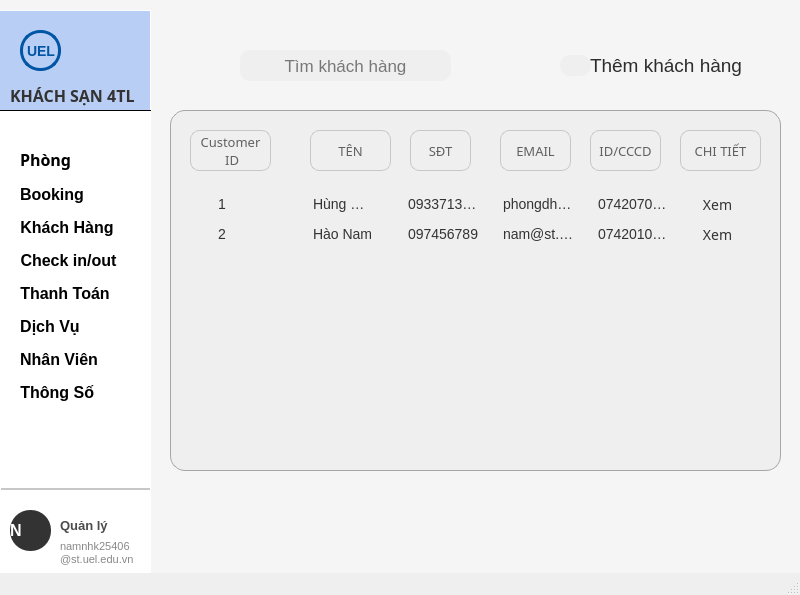
<?xml version="1.0" encoding="UTF-8"?>
<ui version="4.0">
 <class>MainWindow</class>
 <widget class="QMainWindow" name="MainWindow">
  <property name="geometry">
   <rect>
    <x>0</x>
    <y>0</y>
    <width>800</width>
    <height>595</height>
   </rect>
  </property>
  <property name="windowTitle">
   <string>MainWindow</string>
  </property>
  <widget class="QWidget" name="centralwidget">
   <property name="styleSheet">
    <string notr="true">#centralwidget {
	background-color: #F5F5F5;
}</string>
   </property>
   <widget class="QLabel" name="label">
    <property name="geometry">
     <rect>
      <x>170</x>
      <y>110</y>
      <width>611</width>
      <height>361</height>
     </rect>
    </property>
    <property name="styleSheet">
     <string notr="true">QLabel {
	background-color: #efefef;
	border-radius: 15px;
	border: 1px solid #A6A6A6;
}</string>
    </property>
    <property name="text">
     <string/>
    </property>
   </widget>
   <widget class="QTableWidget" name="tableWidget">
    <property name="geometry">
     <rect>
      <x>200</x>
      <y>190</y>
      <width>571</width>
      <height>271</height>
     </rect>
    </property>
    <property name="layoutDirection">
     <enum>Qt::LeftToRight</enum>
    </property>
    <property name="styleSheet">
     <string notr="true">QTableWidget {
    background-color: #efefef; /* Màu xám nhạt giống nền ảnh bạn gửi */
    border: none; /* Xóa viền ngoài để khít tuyệt đối */
    gridline-color: #efefef; /* Màu đường kẻ mảnh, nhẹ nhàng */
    color: #333333;
	font-family: &quot;Montserrat&quot;; /* Chọn phông chữ hiện đại */
    font-size: 14px;                 /* Kích thước chữ vừa mắt */
}

/* Chỉnh các ô nội dung */
QTableWidget::item {
    padding-left: 15px; /* Tạo khoảng trống bên trái cho chữ không bị dính viền */
    border-bottom: 1px solid #efefef; /* Đường gạch dưới mỗi hàng */
}</string>
    </property>
    <attribute name="horizontalHeaderVisible">
     <bool>false</bool>
    </attribute>
    <attribute name="horizontalHeaderDefaultSectionSize">
     <number>95</number>
    </attribute>
    <attribute name="verticalHeaderVisible">
     <bool>false</bool>
    </attribute>
    <row>
     <property name="text">
      <string>New Row</string>
     </property>
    </row>
    <row>
     <property name="text">
      <string>New Row</string>
     </property>
    </row>
    <column>
     <property name="text">
      <string>New Column</string>
     </property>
    </column>
    <column>
     <property name="text">
      <string>New Column</string>
     </property>
    </column>
    <column>
     <property name="text">
      <string>New Column</string>
     </property>
    </column>
    <column>
     <property name="text">
      <string>New Column</string>
     </property>
    </column>
    <column>
     <property name="text">
      <string>New Column</string>
     </property>
    </column>
    <column>
     <property name="text">
      <string>New Column</string>
     </property>
    </column>
    <item row="0" column="0">
     <property name="text">
      <string>1</string>
     </property>
    </item>
    <item row="0" column="1">
     <property name="text">
      <string>Hùng Phong</string>
     </property>
    </item>
    <item row="0" column="2">
     <property name="text">
      <string>0933713746</string>
     </property>
    </item>
    <item row="0" column="3">
     <property name="text">
      <string>phongdhhk25406@st.uel.edu.vn</string>
     </property>
    </item>
    <item row="0" column="4">
     <property name="text">
      <string>074207000931</string>
     </property>
    </item>
    <item row="0" column="5">
     <property name="text">
      <string/>
     </property>
    </item>
    <item row="1" column="0">
     <property name="text">
      <string>2</string>
     </property>
    </item>
    <item row="1" column="1">
     <property name="text">
      <string>Hào Nam</string>
     </property>
    </item>
    <item row="1" column="2">
     <property name="text">
      <string>097456789</string>
     </property>
    </item>
    <item row="1" column="3">
     <property name="text">
      <string>nam@st.uel.edu.vn</string>
     </property>
    </item>
    <item row="1" column="4">
     <property name="text">
      <string>074201030023</string>
     </property>
    </item>
    <item row="1" column="5">
     <property name="text">
      <string/>
     </property>
    </item>
   </widget>
   <widget class="QLabel" name="label_2">
    <property name="geometry">
     <rect>
      <x>190</x>
      <y>130</y>
      <width>81</width>
      <height>41</height>
     </rect>
    </property>
    <property name="font">
     <font>
      <family>Montserrat</family>
      <pointsize>10</pointsize>
     </font>
    </property>
    <property name="styleSheet">
     <string notr="true">QLabel {
	background-color: #efefef;
	border-radius: 9px;
	border: 1px solid #c7c7c7;
	color: #606060;
	font-family:&quot;Montserrat&quot;;
}</string>
    </property>
    <property name="text">
     <string>Customer
 ID</string>
    </property>
    <property name="alignment">
     <set>Qt::AlignCenter</set>
    </property>
   </widget>
   <widget class="QLabel" name="label_3">
    <property name="geometry">
     <rect>
      <x>410</x>
      <y>130</y>
      <width>61</width>
      <height>41</height>
     </rect>
    </property>
    <property name="font">
     <font>
      <family>Montserrat</family>
      <pointsize>10</pointsize>
     </font>
    </property>
    <property name="styleSheet">
     <string notr="true">QLabel {
	background-color: #efefef;
	border-radius: 9px;
	border: 1px solid #c7c7c7;
	color: #606060;
	font-family:&quot;Montserrat&quot;;
}</string>
    </property>
    <property name="text">
     <string>SĐT</string>
    </property>
    <property name="alignment">
     <set>Qt::AlignCenter</set>
    </property>
   </widget>
   <widget class="QLabel" name="label_4">
    <property name="geometry">
     <rect>
      <x>500</x>
      <y>130</y>
      <width>71</width>
      <height>41</height>
     </rect>
    </property>
    <property name="font">
     <font>
      <family>Montserrat</family>
      <pointsize>10</pointsize>
     </font>
    </property>
    <property name="styleSheet">
     <string notr="true">QLabel {
	background-color: #efefef;
	border-radius: 9px;
	border: 1px solid #c7c7c7;
	color: #606060;
	font-family:&quot;Montserrat&quot;;
}</string>
    </property>
    <property name="text">
     <string>EMAIL</string>
    </property>
    <property name="alignment">
     <set>Qt::AlignCenter</set>
    </property>
   </widget>
   <widget class="QLabel" name="label_5">
    <property name="geometry">
     <rect>
      <x>310</x>
      <y>130</y>
      <width>81</width>
      <height>41</height>
     </rect>
    </property>
    <property name="font">
     <font>
      <family>Montserrat</family>
      <pointsize>10</pointsize>
     </font>
    </property>
    <property name="styleSheet">
     <string notr="true">QLabel {
	background-color: #efefef;
	border-radius: 9px;
	border: 1px solid #c7c7c7;
	color: #606060;
	font-family:&quot;Montserrat&quot;;
}</string>
    </property>
    <property name="text">
     <string>TÊN</string>
    </property>
    <property name="alignment">
     <set>Qt::AlignCenter</set>
    </property>
   </widget>
   <widget class="QLabel" name="label_6">
    <property name="geometry">
     <rect>
      <x>590</x>
      <y>130</y>
      <width>71</width>
      <height>41</height>
     </rect>
    </property>
    <property name="font">
     <font>
      <family>Montserrat</family>
      <pointsize>10</pointsize>
     </font>
    </property>
    <property name="styleSheet">
     <string notr="true">QLabel {
	background-color: #efefef;
	border-radius: 9px;
	border: 1px solid #c7c7c7;
	color: #606060;
	font-family:&quot;Montserrat&quot;;
}</string>
    </property>
    <property name="text">
     <string>ID/CCCD</string>
    </property>
    <property name="alignment">
     <set>Qt::AlignCenter</set>
    </property>
   </widget>
   <widget class="QLabel" name="label_7">
    <property name="geometry">
     <rect>
      <x>680</x>
      <y>130</y>
      <width>81</width>
      <height>41</height>
     </rect>
    </property>
    <property name="font">
     <font>
      <family>Montserrat</family>
      <pointsize>10</pointsize>
     </font>
    </property>
    <property name="styleSheet">
     <string notr="true">QLabel {
	background-color: #efefef;
	border-radius: 9px;
	border: 1px solid #c7c7c7;
	color: #606060;
	font-family:&quot;Montserrat&quot;;
}</string>
    </property>
    <property name="text">
     <string>CHI TIẾT</string>
    </property>
    <property name="alignment">
     <set>Qt::AlignCenter</set>
    </property>
   </widget>
   <widget class="QLabel" name="label_8">
    <property name="geometry">
     <rect>
      <x>590</x>
      <y>30</y>
      <width>171</width>
      <height>71</height>
     </rect>
    </property>
    <property name="font">
     <font>
      <family>Segoe UI</family>
      <pointsize>14</pointsize>
     </font>
    </property>
    <property name="styleSheet">
     <string notr="true">QLabel {
	color: #2D2D2D;
}</string>
    </property>
    <property name="text">
     <string>Thêm khách hàng</string>
    </property>
   </widget>
   <widget class="QLineEdit" name="lineEdit">
    <property name="geometry">
     <rect>
      <x>240</x>
      <y>50</y>
      <width>211</width>
      <height>31</height>
     </rect>
    </property>
    <property name="font">
     <font>
      <family>Segoe UI</family>
      <pointsize>13</pointsize>
     </font>
    </property>
    <property name="styleSheet">
     <string notr="true">QLineEdit {
	border-radius: 10px;
	border: 1px;
	background-color: #efefef;
}</string>
    </property>
    <property name="alignment">
     <set>Qt::AlignCenter</set>
    </property>
    <property name="placeholderText">
     <string>Tìm khách hàng</string>
    </property>
   </widget>
   <widget class="QToolButton" name="toolButton">
    <property name="geometry">
     <rect>
      <x>250</x>
      <y>50</y>
      <width>31</width>
      <height>31</height>
     </rect>
    </property>
    <property name="styleSheet">
     <string notr="true">QToolButton {
	border-radius: 10px;
	border: 1px;
	background-color: #efefef;

}</string>
    </property>
    <property name="icon">
     <iconset>
      <normaloff>kinhlupnew.jpg</normaloff>kinhlupnew.jpg</iconset>
    </property>
    <property name="toolButtonStyle">
     <enum>Qt::ToolButtonTextBesideIcon</enum>
    </property>
   </widget>
   <widget class="QToolButton" name="toolButton_2">
    <property name="geometry">
     <rect>
      <x>560</x>
      <y>55</y>
      <width>31</width>
      <height>21</height>
     </rect>
    </property>
    <property name="cursor">
     <cursorShape>PointingHandCursor</cursorShape>
    </property>
    <property name="styleSheet">
     <string notr="true">QToolButton {
	border-radius: 10px;
	border: 1px;
	background-color: #efefef;

}</string>
    </property>
    <property name="icon">
     <iconset>
      <normaloff>cong.jpg</normaloff>cong.jpg</iconset>
    </property>
    <property name="iconSize">
     <size>
      <width>24</width>
      <height>24</height>
     </size>
    </property>
   </widget>
   <widget class="QPushButton" name="pushButton">
    <property name="geometry">
     <rect>
      <x>680</x>
      <y>190</y>
      <width>75</width>
      <height>31</height>
     </rect>
    </property>
    <property name="font">
     <font>
      <family>Montserrat</family>
      <pointsize>-1</pointsize>
     </font>
    </property>
    <property name="styleSheet">
     <string notr="true">QPushButton {
	background-color: #efefef;
	border:none;
	color: #333333;
	font-family: &quot;Montserrat&quot;; /* Chọn phông chữ hiện đại */
    font-size: 14px; 
	padding-bottom:2px;
}
QPushButton:hover {
	color:black;
	font-size:16px;
}</string>
    </property>
    <property name="text">
     <string>Xem</string>
    </property>
   </widget>
   <widget class="QPushButton" name="pushButton_2">
    <property name="geometry">
     <rect>
      <x>680</x>
      <y>220</y>
      <width>75</width>
      <height>31</height>
     </rect>
    </property>
    <property name="font">
     <font>
      <family>Montserrat</family>
      <pointsize>-1</pointsize>
     </font>
    </property>
    <property name="styleSheet">
     <string notr="true">QPushButton {
	background-color: #efefef;
	border:none;
	color: #333333;
	font-family: &quot;Montserrat&quot;; /* Chọn phông chữ hiện đại */
    font-size: 14px; 
	padding-bottom:2px;
}
QPushButton:hover {
	color:black;
	font-size:16px;
}</string>
    </property>
    <property name="text">
     <string>Xem</string>
    </property>
   </widget>
   <widget class="QTextBrowser" name="textBrowser_3">
    <property name="geometry">
     <rect>
      <x>0</x>
      <y>490</y>
      <width>151</width>
      <height>91</height>
     </rect>
    </property>
    <property name="styleSheet">
     <string notr="true">QTextBrowser {
	border:1px;
}</string>
    </property>
   </widget>
   <widget class="QLabel" name="label_10">
    <property name="geometry">
     <rect>
      <x>60</x>
      <y>540</y>
      <width>81</width>
      <height>26</height>
     </rect>
    </property>
    <property name="styleSheet">
     <string notr="true">QLabel {
	font-size: 11px; 
	color: #888888;
}</string>
    </property>
    <property name="text">
     <string>namnhk25406
@st.uel.edu.vn</string>
    </property>
   </widget>
   <widget class="QLabel" name="label_9">
    <property name="geometry">
     <rect>
      <x>60</x>
      <y>510</y>
      <width>61</width>
      <height>31</height>
     </rect>
    </property>
    <property name="font">
     <font>
      <pointsize>-1</pointsize>
      <weight>75</weight>
      <bold>true</bold>
     </font>
    </property>
    <property name="styleSheet">
     <string notr="true">QLabel{
	font-size: 13px; 
	font-weight: bold; 
	color: #4c4c4c;
}</string>
    </property>
    <property name="text">
     <string>Quản lý</string>
    </property>
   </widget>
   <widget class="QLabel" name="label_11">
    <property name="geometry">
     <rect>
      <x>10</x>
      <y>40</y>
      <width>141</width>
      <height>111</height>
     </rect>
    </property>
    <property name="font">
     <font>
      <family>Montserrat</family>
      <pointsize>12</pointsize>
      <weight>75</weight>
      <bold>true</bold>
     </font>
    </property>
    <property name="styleSheet">
     <string notr="true">QLabel {
	color: #333333;
	font-family: &quot;Montserrat&quot;;
	font-size:12pt;
	font-weight: bold;
}</string>
    </property>
    <property name="text">
     <string>KHÁCH SẠN 4TL</string>
    </property>
   </widget>
   <widget class="QPushButton" name="pushButton_10">
    <property name="geometry">
     <rect>
      <x>110</x>
      <y>490</y>
      <width>41</width>
      <height>41</height>
     </rect>
    </property>
    <property name="cursor">
     <cursorShape>PointingHandCursor</cursorShape>
    </property>
    <property name="styleSheet">
     <string notr="true">QPushButton {
    background-color: transparent;
    border: none;
	icon-size:	18px;
}
</string>
    </property>
    <property name="text">
     <string/>
    </property>
    <property name="icon">
     <iconset>
      <normaloff>banhrang.png</normaloff>banhrang.png</iconset>
    </property>
   </widget>
   <widget class="QWidget" name="verticalLayoutWidget">
    <property name="geometry">
     <rect>
      <x>20</x>
      <y>140</y>
      <width>111</width>
      <height>273</height>
     </rect>
    </property>
    <layout class="QVBoxLayout" name="verticalLayout_3">
     <item>
      <widget class="QPushButton" name="pushButton_19">
       <property name="font">
        <font>
         <family>Montserrat</family>
         <pointsize>12</pointsize>
         <weight>75</weight>
         <bold>true</bold>
        </font>
       </property>
       <property name="layoutDirection">
        <enum>Qt::LeftToRight</enum>
       </property>
       <property name="styleSheet">
        <string notr="true">QPushButton {
	background-color:white;
	border:1px;
	font-family: &quot;Montserrat&quot;;
	font-size:12pt;
	font-weight: bold;
	text-align: left;
}
QPushButton:hover {
	background-color:white;
	border:1px;
	font-family: &quot;Montserrat&quot;;
	font-size:13pt;
	font-weight: bold;
	text-align: left;
}
	</string>
       </property>
       <property name="text">
        <string>Phòng</string>
       </property>
      </widget>
     </item>
     <item>
      <widget class="QPushButton" name="pushButton_20">
       <property name="styleSheet">
        <string notr="true">QPushButton {
	background-color:white;
	border:1px;
	font-family: &quot;Montserrat&quot;;
	font-size:12pt;
	font-weight: bold;
	text-align: left;
}
QPushButton:hover {
	background-color:white;
	border:1px;
	font-family: &quot;Montserrat&quot;;
	font-size:13pt;
	font-weight: bold;
	text-align: left;
}</string>
       </property>
       <property name="text">
        <string>Booking</string>
       </property>
      </widget>
     </item>
     <item alignment="Qt::AlignLeft">
      <widget class="QPushButton" name="pushButton_21">
       <property name="styleSheet">
        <string notr="true">QPushButton {
	background-color:white;
	border:1px;
	font-family: &quot;Montserrat&quot;;
	font-size:12pt;
	font-weight: bold;
}
QPushButton:hover {
	background-color:white;
	border:1px;
	font-family: &quot;Montserrat&quot;;
	font-size:13pt;
	font-weight: bold;
	text-align: left;
}</string>
       </property>
       <property name="text">
        <string>Khách Hàng</string>
       </property>
      </widget>
     </item>
     <item alignment="Qt::AlignLeft">
      <widget class="QPushButton" name="pushButton_22">
       <property name="styleSheet">
        <string notr="true">QPushButton {
	background-color:white;
	border:1px;
	font-family: &quot;Montserrat&quot;;
	font-size:12pt;
	font-weight: bold;
}
QPushButton:hover {
	background-color:white;
	border:1px;
	font-family: &quot;Montserrat&quot;;
	font-size:13pt;
	font-weight: bold;
	text-align: left;
}</string>
       </property>
       <property name="text">
        <string>Check in/out</string>
       </property>
      </widget>
     </item>
     <item alignment="Qt::AlignLeft">
      <widget class="QPushButton" name="pushButton_23">
       <property name="styleSheet">
        <string notr="true">QPushButton {
	background-color:white;
	border:1px;
	font-family: &quot;Montserrat&quot;;
	font-size:12pt;
	font-weight: bold;
}
QPushButton:hover {
	background-color:white;
	border:1px;
	font-family: &quot;Montserrat&quot;;
	font-size:13pt;
	font-weight: bold;
	text-align: left;
}</string>
       </property>
       <property name="text">
        <string>Thanh Toán</string>
       </property>
      </widget>
     </item>
     <item alignment="Qt::AlignLeft">
      <widget class="QPushButton" name="pushButton_24">
       <property name="styleSheet">
        <string notr="true">QPushButton {
	background-color:white;
	border:1px;
	font-family: &quot;Montserrat&quot;;
	font-size:12pt;
	font-weight: bold;
}
QPushButton:hover {
	background-color:white;
	border:1px;
	font-family: &quot;Montserrat&quot;;
	font-size:13pt;
	font-weight: bold;
	text-align: left;
}</string>
       </property>
       <property name="text">
        <string>Dịch Vụ</string>
       </property>
      </widget>
     </item>
     <item alignment="Qt::AlignLeft">
      <widget class="QPushButton" name="pushButton_25">
       <property name="styleSheet">
        <string notr="true">QPushButton {
	background-color:white;
	border:1px;
	font-family: &quot;Montserrat&quot;;
	font-size:12pt;
	font-weight: bold;
}
QPushButton:hover {
	background-color:white;
	border:1px;
	font-family: &quot;Montserrat&quot;;
	font-size:13pt;
	font-weight: bold;
	text-align: left;
}</string>
       </property>
       <property name="text">
        <string>Nhân Viên</string>
       </property>
      </widget>
     </item>
     <item alignment="Qt::AlignLeft">
      <widget class="QPushButton" name="pushButton_26">
       <property name="styleSheet">
        <string notr="true">QPushButton {
	background-color:white;
	border:1px;
	font-family: &quot;Montserrat&quot;;
	font-size:12pt;
	font-weight: bold;
}
QPushButton:hover {
	background-color:white;
	border:1px;
	font-family: &quot;Montserrat&quot;;
	font-size:13pt;
	font-weight: bold;
	text-align: left;
}</string>
       </property>
       <property name="text">
        <string>Thông Số </string>
       </property>
      </widget>
     </item>
    </layout>
   </widget>
   <widget class="QLabel" name="label_12">
    <property name="geometry">
     <rect>
      <x>20</x>
      <y>30</y>
      <width>41</width>
      <height>41</height>
     </rect>
    </property>
    <property name="font">
     <font>
      <pointsize>-1</pointsize>
      <weight>75</weight>
      <bold>true</bold>
     </font>
    </property>
    <property name="styleSheet">
     <string notr="true">QLabel {
    background-color: #B9CEF4;
    color: #0055A5;
    border-radius: 20px;       /* Bằng 1/2 chiều cao 40px để tạo hình tròn */
    font-weight: bold;
    font-size: 14px;
    qproperty-alignment: 'AlignCenter';
	border: 3px solid #0055A5;
}</string>
    </property>
    <property name="text">
     <string>UEL</string>
    </property>
   </widget>
   <widget class="QTextBrowser" name="textBrowser_2">
    <property name="geometry">
     <rect>
      <x>0</x>
      <y>110</y>
      <width>151</width>
      <height>381</height>
     </rect>
    </property>
    <property name="styleSheet">
     <string notr="true">QTextBrowser {
	border-top: 1px solid black;
	border-right:1px solid white;
	border-left:1px solid white;
	border-bottom:3px solid #c7c7c7;
}</string>
    </property>
   </widget>
   <widget class="QLabel" name="label_13">
    <property name="geometry">
     <rect>
      <x>10</x>
      <y>510</y>
      <width>41</width>
      <height>41</height>
     </rect>
    </property>
    <property name="styleSheet">
     <string notr="true">QLabel {
    background-color: #333333; /* Màu nền đen xám */
    color: white;
    border-radius: 20px;       /* Bằng 1/2 chiều cao 40px để tạo hình tròn */
    font-weight: bold;
    font-size: 16px;
    qproperty-alignment: 'AlignCenter';
}</string>
    </property>
    <property name="text">
     <string>N</string>
    </property>
   </widget>
   <widget class="QTextBrowser" name="textBrowser">
    <property name="geometry">
     <rect>
      <x>-10</x>
      <y>10</y>
      <width>161</width>
      <height>101</height>
     </rect>
    </property>
    <property name="styleSheet">
     <string notr="true">QTextBrowser {
	background-color: #B9CEF4;
	border: 1px solid white
}</string>
    </property>
   </widget>
   <zorder>textBrowser</zorder>
   <zorder>textBrowser_2</zorder>
   <zorder>textBrowser_3</zorder>
   <zorder>label</zorder>
   <zorder>tableWidget</zorder>
   <zorder>label_2</zorder>
   <zorder>label_3</zorder>
   <zorder>label_4</zorder>
   <zorder>label_5</zorder>
   <zorder>label_6</zorder>
   <zorder>label_7</zorder>
   <zorder>label_8</zorder>
   <zorder>lineEdit</zorder>
   <zorder>toolButton</zorder>
   <zorder>toolButton_2</zorder>
   <zorder>pushButton</zorder>
   <zorder>pushButton_2</zorder>
   <zorder>label_10</zorder>
   <zorder>label_9</zorder>
   <zorder>label_11</zorder>
   <zorder>pushButton_10</zorder>
   <zorder>verticalLayoutWidget</zorder>
   <zorder>label_12</zorder>
   <zorder>label_13</zorder>
  </widget>
  <widget class="QMenuBar" name="menubar">
   <property name="geometry">
    <rect>
     <x>0</x>
     <y>0</y>
     <width>800</width>
     <height>21</height>
    </rect>
   </property>
  </widget>
  <widget class="QStatusBar" name="statusbar"/>
  <action name="kinhlup">
   <property name="icon">
    <iconset>
     <normaloff>../../../../../DOAN/kinhlup.png</normaloff>../../../../../DOAN/kinhlup.png</iconset>
   </property>
   <property name="text">
    <string>Tìm kiếm</string>
   </property>
  </action>
  <action name="kinhlup_2">
   <property name="icon">
    <iconset>
     <normaloff>../../../../../DOAN/kinhlup.png</normaloff>../../../../../DOAN/kinhlup.png</iconset>
   </property>
   <property name="text">
    <string>Tìm kiếm</string>
   </property>
  </action>
 </widget>
 <resources/>
 <connections/>
</ui>
